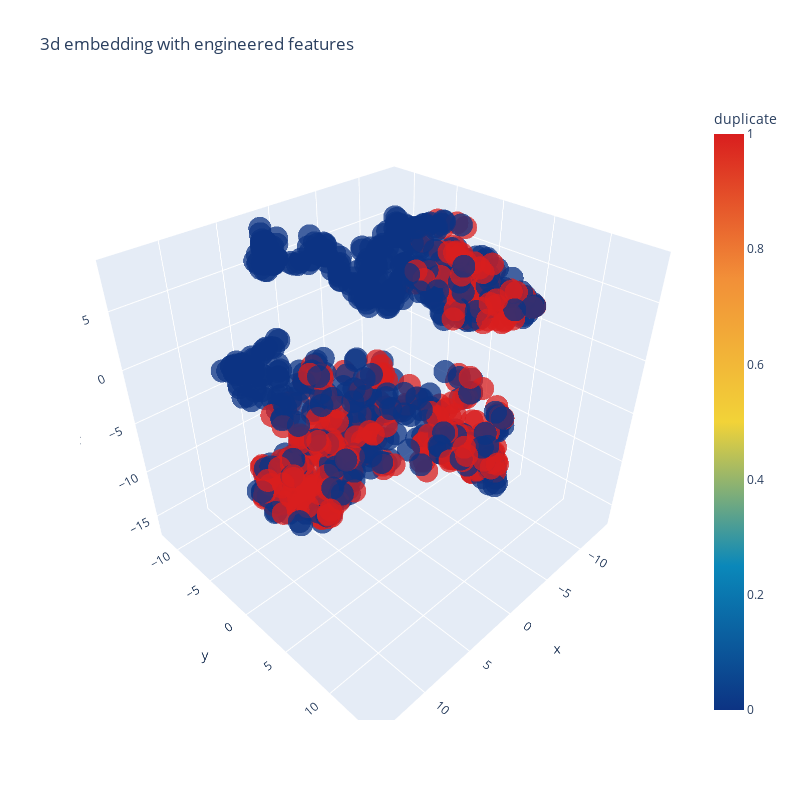

Notebook code for this chart:
### Code cell
import plotly.graph_objs as go
import plotly.tools as tls
import plotly.offline as py
py.init_notebook_mode(connected=True)

trace1 = go.Scatter3d(
    x=tsne3d[:,0],
    y=tsne3d[:,1],
    z=tsne3d[:,2],
    mode='markers',
    marker=dict(
        sizemode='diameter',
        color = y,
        colorscale = 'Portland',
        colorbar = dict(title = 'duplicate'),
        line=dict(color='rgb(255, 255, 255)'),
        opacity=0.75
    )
)

data=[trace1]
layout=dict(height=800, width=800, title='3d embedding with engineered features')
fig=dict(data=data, layout=layout)
py.iplot(fig, filename='3DBubble')

### Figure 1 — Plotly figure (JSON) as saved in the notebook; plotly's stock layout.template omitted (floating-point values rounded to 4 significant figures; data arrays with more than 128 entries replaced by an {"elided": "..."} marker saying what was removed)
{"data": [{"marker": {"color": {"elided": "1000 int values"}, "colorbar": {"title": {"text": "duplicate"}}, "colorscale": [[0, "rgb(12,51,131)"], [0.25, "rgb(10,136,186)"], [0.5, "rgb(242,211,56)"], [0.75, "rgb(242,143,56)"], [1, "rgb(217,30,30)"]], "line": {"color": "rgb(255, 255, 255)"}, "opacity": 0.75, "sizemode": "diameter"}, "mode": "markers", "type": "scatter3d", "x": {"elided": "1000 float values"}, "y": {"elided": "1000 float values"}, "z": {"elided": "1000 float values"}}], "layout": {"height": 800, "title": {"text": "3d embedding with engineered features"}, "width": 800}}
